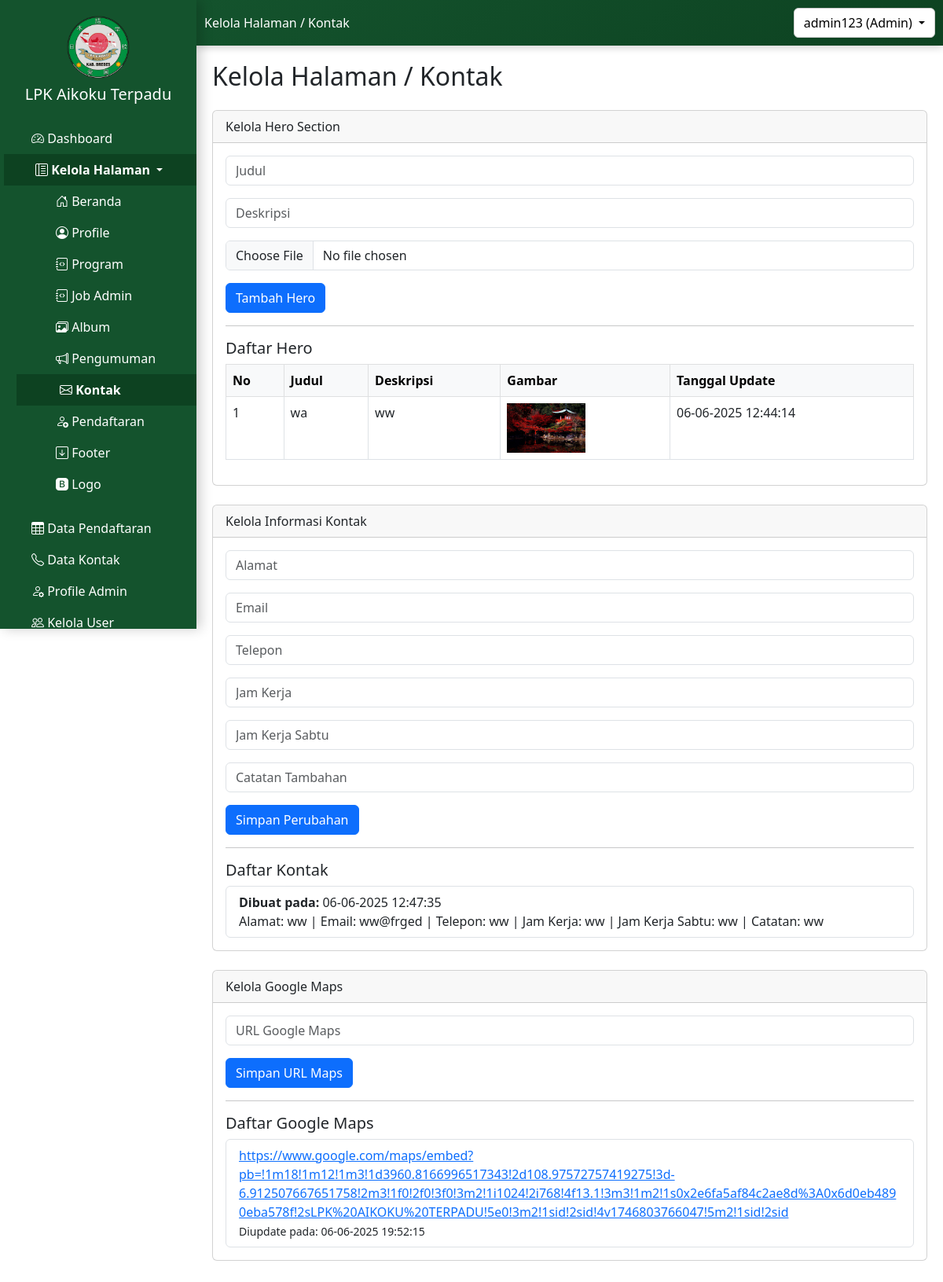
The app's page /admin/kelola_halaman/kontak/kontak_admin.php (signed in) with its own data.
### tables this page shows
CREATE TABLE `tb_hero_kontak` (
  `id_hero` int(11) NOT NULL,
  `judul` varchar(255) DEFAULT NULL,
  `deskripsi` text DEFAULT NULL,
  `gambar` varchar(255) DEFAULT NULL,
  `tanggal_upload` timestamp NOT NULL DEFAULT current_timestamp()
);

CREATE TABLE `tb_informasi_kontak` (
  `id_kontak` int(11) NOT NULL,
  `alamat` varchar(255) NOT NULL,
  `email_kontak` varchar(255) NOT NULL,
  `telepon` varchar(50) NOT NULL,
  `jam_kerja` varchar(100) NOT NULL,
  `jam_sabtu` varchar(100) NOT NULL,
  `catatan` text DEFAULT NULL,
  `created_at` timestamp NOT NULL DEFAULT current_timestamp()
);

CREATE TABLE `tb_kontak_maps` (
  `id_maps` int(11) NOT NULL,
  `maps_url` text NOT NULL,
  `created_at` datetime DEFAULT current_timestamp()
);

### admin/kelola_halaman/kontak/kontak_admin.php (the view, shortened to what this page needs)
<?php
$pageTitle = 'Kelola Halaman / Kontak';
?>
<!DOCTYPE html>
<html lang="id">
<head>
</head>
<body>
    <?php include '../../../sidebar1.php'; ?>
    <div class="content">
        <h2 class="mb-4"><?php echo $pageTitle; ?></h2>
        <div class="card mb-4">
            <div class="card-header">Kelola Hero Section</div>
            <div class="card-body">
                <form action="hero/proses_tambah_hero.php" method="POST" enctype="multipart/form-data">
                    <input type="text" name="hero_title" class="form-control mb-3" placeholder="Judul" required>
                    <input type="text" name="hero_description" class="form-control mb-3" placeholder="Deskripsi"
                        required>
                    <input type="file" name="hero_image" class="form-control mb-3" required>
                    <button type="submit" class="btn btn-primary">Tambah Hero</button>
                </form>
                <hr>
                <h5>Daftar Hero</h5>
                <table class="table table-bordered">
                    <thead class="table-light">
                        <tr>
                            <th>No</th>
                            <th>Judul</th>
                            <th>Deskripsi</th>
                            <th>Gambar</th>
                            <th>Tanggal Update</th>
                        </tr>
                    </thead>
                    <tbody>
                        <?php
                        include '../../../includes/config.php';
                        $query = "SELECT * FROM tb_hero_kontak ORDER BY id_hero DESC LIMIT 1";
                        $result = mysqli_query($mysqli, $query);
                        $no = 1;
                        while ($data = mysqli_fetch_assoc($result)) {
                            ?>
                            <tr>
                                <td><?= $no++ ?></td>
                                <td><?= htmlspecialchars($data['judul']) ?></td>
                                <td><?= htmlspecialchars($data['deskripsi']) ?></td>
                                <td><img src="../../../uploads/<?= $data['gambar'] ?>" width="100"></td>
                                <td><?= date('d-m-Y H:i:s', strtotime($data['tanggal_upload'])) ?></td>
                            </tr>
                        <?php } ?>
                    </tbody>
                </table>
            </div>
        </div>
        <?php
        $query = "SELECT * FROM tb_informasi_kontak";
        $result = mysqli_query($mysqli, $query);
        ?>
        <div class="card mb-4">
            <div class="card-header">Kelola Informasi Kontak</div>
            <div class="card-body">
                <form action="informasi/proses_tambah_kontak.php" method="POST">
                    <input type="text" name="alamat" class="form-control mb-3" placeholder="Alamat" required>
                    <input type="email" name="email_kontak" class="form-control mb-3" placeholder="Email" required>
                    <input type="text" name="telepon" class="form-control mb-3" placeholder="Telepon" required>
                    <input type="text" name="jam_kerja" class="form-control mb-3" placeholder="Jam Kerja" required>
                    <input type="text" name="jam_sabtu" class="form-control mb-3" placeholder="Jam Kerja Sabtu"
                        required>
                    <input type="text" name="catatan" class="form-control mb-3" placeholder="Catatan Tambahan">
                    <button type="submit" class="btn btn-primary">Simpan Perubahan</button>
                </form>
                <hr>
                <h5>Daftar Kontak</h5>
                <ul class="list-group">
                    <?php
                    while ($row = mysqli_fetch_assoc($result)) {
                        ?>
                        <li class="list-group-item">
                            <strong>Dibuat pada:</strong> <?= date('d-m-Y H:i:s', strtotime($row['created_at'])); ?><br>
                            Alamat: <?= $row['alamat']; ?> |
                            Email: <?= $row['email_kontak']; ?> |
                            Telepon: <?= $row['telepon']; ?> |
                            Jam Kerja: <?= $row['jam_kerja']; ?> |
                            Jam Kerja Sabtu: <?= $row['jam_sabtu']; ?> |
                            Catatan: <?= $row['catatan']; ?>
                        </li>
                        <?php
                    }
                    ?>
                </ul>
            </div>
        </div>
        <div class="card mb-4">
            <div class="card-header">Kelola Google Maps</div>
            <div class="card-body">
                <form action="maps/proses_tambah_maps.php" method="POST">
                    <input type="text" name="maps_url" class="form-control mb-3" placeholder="URL Google Maps" required>
                    <button type="submit" class="btn btn-primary">Simpan URL Maps</button>
                </form>
                <hr>
                <h5>Daftar Google Maps</h5>
                <ul class="list-group">
                    <?php
                    include '../../../includes/config.php';
                    $query_maps = "SELECT * FROM tb_kontak_maps ORDER BY id_maps DESC";
                    $result_maps = mysqli_query($mysqli, $query_maps);
                    while ($data_maps = mysqli_fetch_assoc($result_maps)) {
                        ?>
                        <li class="list-group-item">
                            <a href="<?= $data_maps['maps_url'] ?>" target="_blank"><?= $data_maps['maps_url'] ?></a>
                            <br>
                            <small>Diupdate pada: <?= date('d-m-Y H:i:s', strtotime($data_maps['created_at'])) ?></small>
                        </li>
                    <?php } ?>
                </ul>
            </div>
        </div>
    </div>
</body>
</html>

### sidebar1.php (style rules this page uses)
.content { margin-left: 250px; padding: 20px; overflow-x: auto; max-width: calc(100vw - 250px); }

### records on screen
tb_hero_kontak: judul "wa", deskripsi "ww", gambar (picture), tanggal_upload "06-06-2025 12:44:14"
tb_informasi_kontak: created_at "06-06-2025 12:47:35", alamat "ww", email_kontak "ww@frged", telepon "ww", jam_kerja "ww", jam_sabtu "ww", catatan "ww"
tb_kontak_maps: maps_url "https://www.google.com/maps/embed?pb=!1m18!1m12!1m3!1d3960.8166996517343!2d108.97572757419275!3d-6.912507667651758!2m3!1f0!2f0!3f0!3m2!1i1024!2i768!4f13.1!3m3!1m2!1s0x2e6fa5af84c2ae8d%3A0x6d0eb4890eba578f!2sLPK%20AIKOKU%20TERPADU!5e0!3m2!1sid!2sid!4v1746803766047!5m2!1sid!2sid", created_at "06-06-2025 19:52:15"

### other values on screen
$pageTitle "Kelola Halaman / Kontak"
$_SESSION['username'] "admin123"
$_SESSION['roles'] "Admin"
